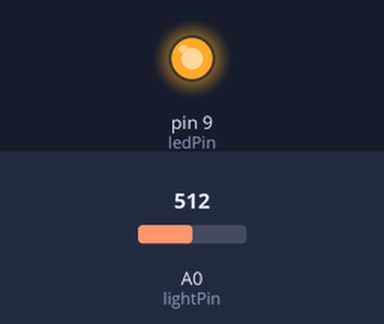
A sketch run on a simulated Arduino Uno, built with avr-gcc and run on an emulated ATmega328P. Shown: output pins drawn as LEDs (lit = HIGH). Inputs (shaded band) come from the test bench; at power-on: A0 (lightPin) = 512.

Above: at 1.2 s.
1.3 s: A0 (lightPin) set to 436
2.8 s: A0 (lightPin) set to 414
At 3.8 s:
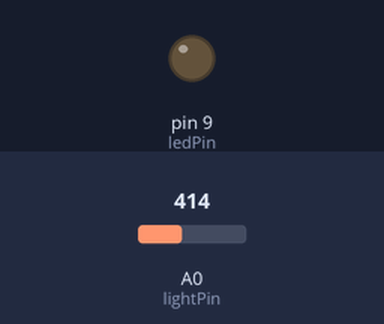
4.3 s: A0 (lightPin) set to 511
At 4.9 s:
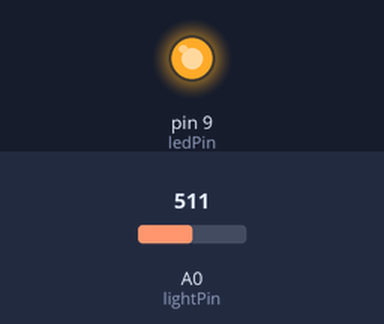
5.8 s: A0 (lightPin) set to 306
At 7.2 s:
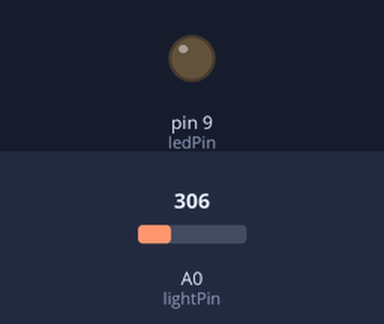
Timing chart, 0 to 8.3 s (numbered marks = the images above; inputs shaded):
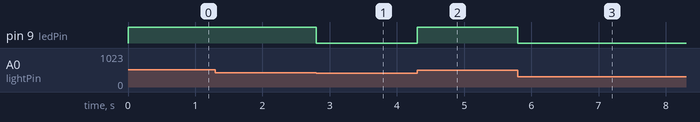

The sketch:

Light.ino
```cpp
int lightPin = 0;
int ledPin = 9;

#define MODE 2

void setup() {
  pinMode(ledPin, OUTPUT);
}

void loop() {
  switch(MODE){
    case 1: inverted(); break;
    case 2: threshold(); break;
    default: standard(); break;
  }
}

void standard() {
  int lightLevel = analogRead(lightPin);
  lightLevel = map(lightLevel, 0, 900, 0, 255);
  lightLevel = constrain(lightLevel, 0, 255);
  analogWrite(ledPin, lightLevel);
}

void inverted() {
  int lightLevel = analogRead(lightPin);
  lightLevel = map(lightLevel, 0, 900, 0, 255);
  lightLevel = constrain(lightLevel, 0, 255);
  analogWrite(ledPin, 255 - lightLevel);
}

void threshold() {
  int lightLevel = analogRead(lightPin);
  lightLevel = map(lightLevel, 0, 900, 0, 255);
  lightLevel = constrain(lightLevel, 0, 255);
  if(lightLevel > 120) digitalWrite(ledPin, HIGH);
  else digitalWrite(ledPin, LOW);
}
```

Measured:
- the behaviour switches between 428 and 427 on A0 (lightPin) (found by bisection; images 0 and 1)
- after the input at 1.3 s, every drawn part: stays the same
- after the input at 2.8 s, pin 9 (ledPin): HIGH → LOW at once
- after the input at 4.3 s, pin 9 (ledPin): LOW → HIGH at once
- after the input at 5.8 s, pin 9 (ledPin): HIGH → LOW at once
